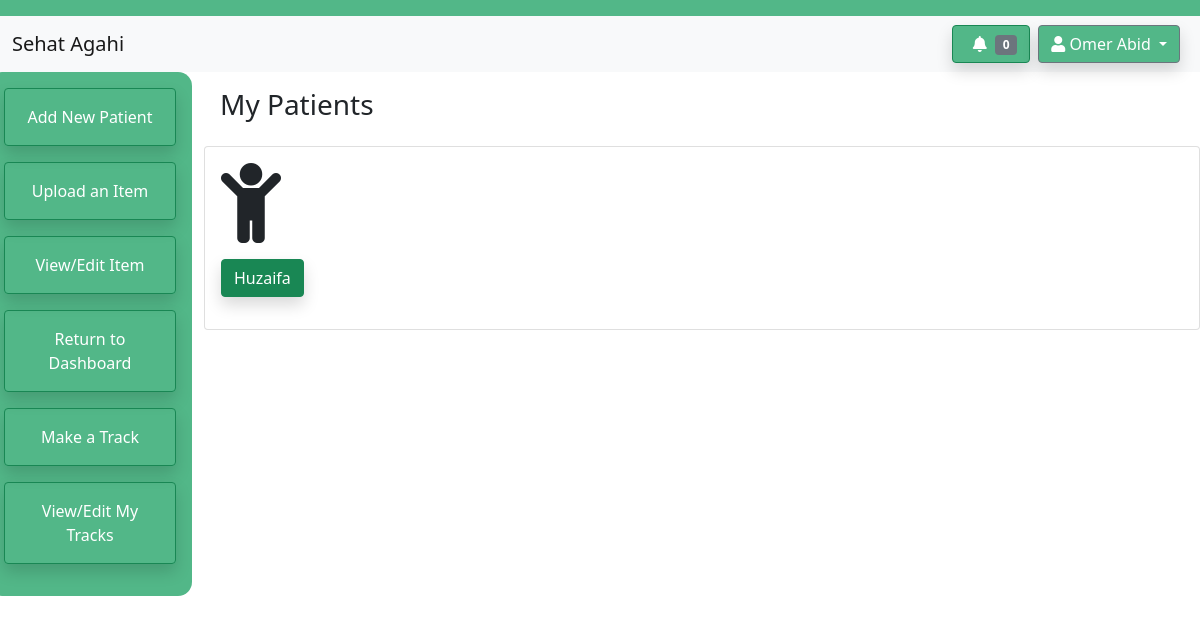
The page /sehatagahiapp/therapist-dashboard (signed in) on the database as committed earlier.
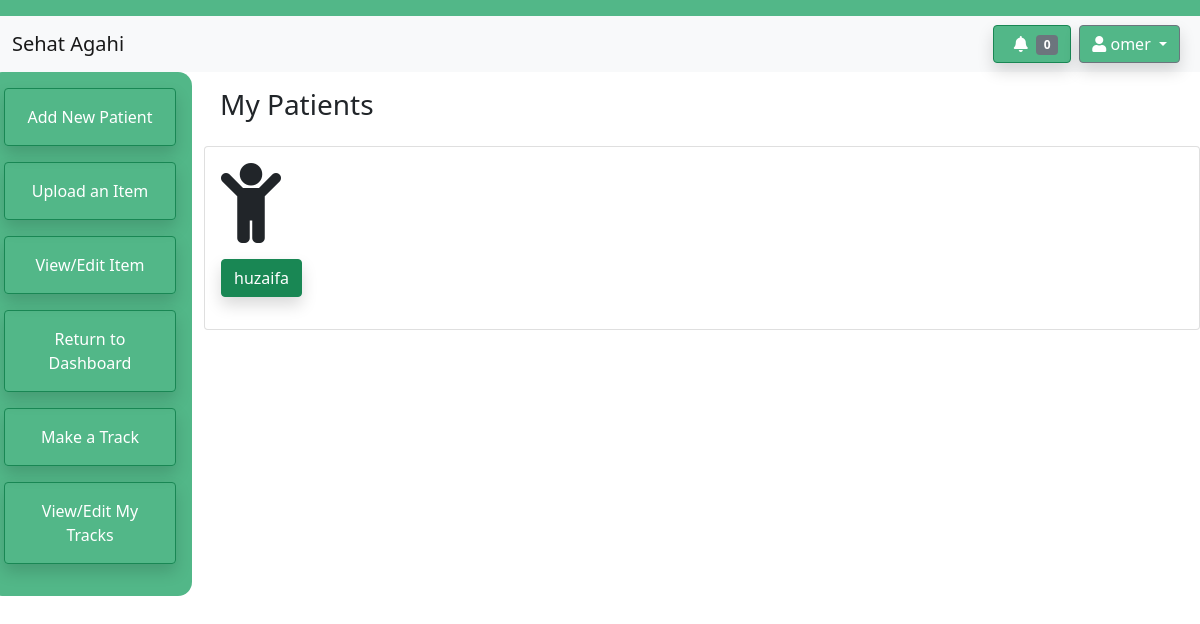
The same page on the database as committed later.
### sehatagahiapp/models.py (models this page shows, shortened)
class Therapist(models.Model):
    user = models.OneToOneField(User, on_delete=models.CASCADE)
    Name = models.CharField(max_length=64)
    MobileNumber = models.CharField(max_length=11)
    WorkEmail = models.CharField(max_length=64)
    SecurityQs1 = models.CharField(max_length=64)
    SecurityQs2 = models.CharField(max_length=64)
    def getMyPatients(self):
        allPatients = Patient.objects.all()
        myPatients = []
        for patient in allPatients:
            if patient.Therapist == self:
                myPatients.append(patient)
        return myPatients
    def getNumberOfUnreadLogs(self):
        patientList = self.getMyPatients()
        logs = PatientLog.objects.filter(user_ID__in=patientList,isRead = False)
        nUnreadLogs = logs.count()
        return nUnreadLogs

class Patient(models.Model):
    user_ID = models.OneToOneField(User, on_delete=models.CASCADE, primary_key=True)
    Name = models.CharField(max_length=64)
    FatherName = models.CharField(max_length=64)
    DOB = models.DateField()
    Area = models.CharField(max_length=64)
    Gender = models.CharField(max_length=64)
    MobileNumber = models.CharField(max_length=11)
    ConditionTags = models.CharField(max_length=64)
    Therapist = models.ForeignKey(Therapist, on_delete=models.SET_NULL, null=True, related_name="Patients")

### sehatagahiapp/views.py (the view)
# urls.py: path("therapist-dashboard", views.getTherapistDashboard, name="therapist-dashboard"),
@login_required
def getTherapistDashboard(request):
    user = request.user
    therapist = user.getTherapist()
    patientList = therapist.getMyPatients()
    context = {
        "name": therapist.Name,
        "sidebarOptions" : therapistOptions,
        "heading" : "My Patients",
        "patients" : patientList,
        "nUnread" : therapist.getNumberOfUnreadLogs()
    }
    return render(request, "sehatagahiapp/therapist-dashboard.html", context)

### sehatagahiapp/models.py (called while the page is built)
    def  getTherapist(self):
        if  self.is_therapist:
            allTherapists = Therapist.objects.all()
            for therapist in allTherapists:
                if therapist.user == self:
                    return therapist
            return None
        return None

### sehatagahiapp/templates/sehatagahiapp/therapist-dashboard.html
{% extends 'sehatagahiapp/dashboard-outline.html' %}
{% block notification %}
        <a href="{% url 'view-unread-logs' %}"><button type="button" class="btn btn-success shadow" style="background-color: #52b788;">
            <i class="fas fa-bell px-2"></i><span class="badge bg-secondary">{{ nUnread }}</span>
        </button></a>
{% endblock %}
{% block sidebar %}
              {% for link, option in sidebarOptions.items %}
              <button class="btn btn-outline-success shadow p-3 mb-3" type="button"><a href="{% url link %}" class="text-white text-decoration-none">{{option}}</a></button>
              {% endfor %}
{% endblock %}
{% block content %}
{% for patient in patients %}
    <div class="card card-title mb-3 p-3">
        <div class="row">
            <div class="col-1"><i class="fas fa-child fa-5x"></i></div>
            <div class=" my-3"> <button class="btn btn-success shadow" type="button"><a href="{% url 'therapist-patient-page' patient.pk %}" class="text-white text-decoration-none">{{ patient.Name }}</a></button></div>
        </div>
    </div>
{% endfor %}
{% endblock %}

### sehatagahiapp/templates/sehatagahiapp/dashboard-outline.html (shortened to what this page needs)
<!doctype html>
<html lang="en">
  <head>
    <link href="https://cdn.jsdelivr.net/npm/bootstrap@5.0.0-beta3/dist/css/bootstrap.min.css" rel="stylesheet">
    <link rel="stylesheet" href="https://use.fontawesome.com/releases/v5.7.0/css/all.css">
    {% load static %}
    <link rel="stylesheet" href="{% static 'sehatagahiapp/make-track.js' %}">
  </head>
  <body>
      <nav class = "navbar" style="background-color: #52b788;" ></nav>
      <nav class = "navbar navbar-light bg-light">
        <div class="container-fluid">
        <a class="navbar-brand" href="{% url 'therapist-dashboard' %}">Sehat Agahi</a>
        <div class="d-flex flex-row">
        {% block notification %}
        {% endblock %}
        <div class="dropdown px-2">
            <a class="btn btn-secondary dropdown-toggle shadow" style="background-color: #52b788" href="#" role="button" id="dropdownMenuLink" data-bs-toggle="dropdown" aria-expanded="false">
               <i class="fas fa-user"></i> {{ name }}
            </a>
          </div>
        </div>
        </div>
      </nav>
      <div class="row">
      <nav class="nav navbar-expand-sm navbar-expand-md text-white p-3 col-sm-12 col-lg-2" style="background-color: #52b788; border-radius: 14px;">
          <div class="collapse navbar-collapse" id="navbarSupportedContent">
          <ul class="nav nav-pills flex-column mb-auto">
              {% block sidebar %}
              {% endblock %}
          </ul>
        </div>
    </nav>
    <div class="col-sm-12 col-lg-10">
        <h3 class="p-3">{{ heading }}</h3>
        {% block content %}
        {% endblock %}
    </div>
    </div>
 </body>
</html>

Rows that differ between the two databases and show on the page:
removed Patient: Name "Huzaifa"
changed Therapist: Name "Omer Abid" → "omer"
added Patient: Name "huzaifa"
